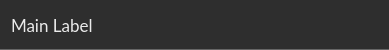
<?xml version="1.0" encoding="UTF-8"?>
<ui version="4.0">
 <class>DatasetMainEntry</class>
 <widget class="QWidget" name="DatasetMainEntry">
  <property name="geometry">
   <rect>
    <x>0</x>
    <y>0</y>
    <width>389</width>
    <height>50</height>
   </rect>
  </property>
  <property name="minimumSize">
   <size>
    <width>0</width>
    <height>50</height>
   </size>
  </property>
  <property name="maximumSize">
   <size>
    <width>16777215</width>
    <height>50</height>
   </size>
  </property>
  <property name="cursor">
   <cursorShape>PointingHandCursor</cursorShape>
  </property>
  <property name="windowTitle">
   <string>Form</string>
  </property>
  <property name="styleSheet">
   <string notr="true">QWidget {
	background-color: #2e2e2e;
	border-bottom: 1px solid #666666;
	border-radius: 0px;
}

QWidget:hover {
	background-color: #131313;
}</string>
  </property>
  <layout class="QHBoxLayout" name="horizontalLayout">
   <property name="spacing">
    <number>15</number>
   </property>
   <item>
    <widget class="QLabel" name="label_name">
     <property name="font">
      <font>
       <family>Lato</family>
       <pointsize>13</pointsize>
       <fontweight>Light</fontweight>
      </font>
     </property>
     <property name="cursor">
      <cursorShape>PointingHandCursor</cursorShape>
     </property>
     <property name="styleSheet">
      <string notr="true">border: None;
color: #ebebeb;
background-color: transparent;</string>
     </property>
     <property name="text">
      <string>Main Label</string>
     </property>
    </widget>
   </item>
   <item>
    <widget class="QPushButton" name="button_open_close">
     <property name="enabled">
      <bool>true</bool>
     </property>
     <property name="maximumSize">
      <size>
       <width>30</width>
       <height>16777215</height>
      </size>
     </property>
     <property name="cursor">
      <cursorShape>PointingHandCursor</cursorShape>
     </property>
     <property name="mouseTracking">
      <bool>true</bool>
     </property>
     <property name="focusPolicy">
      <enum>Qt::FocusPolicy::StrongFocus</enum>
     </property>
     <property name="styleSheet">
      <string notr="true">QPushButton {
    background-color: transparent;
    border: none;
	background-image: url(&quot;ui/_pics/icons/classifier_grey.png&quot;);
}</string>
     </property>
     <property name="text">
      <string/>
     </property>
     <property name="icon">
      <iconset>
       <normaloff>ui/_pics/icons/chevron_right_white.png</normaloff>ui/_pics/icons/chevron_right_white.png</iconset>
     </property>
     <property name="iconSize">
      <size>
       <width>30</width>
       <height>30</height>
      </size>
     </property>
     <property name="checkable">
      <bool>false</bool>
     </property>
    </widget>
   </item>
  </layout>
 </widget>
 <resources/>
 <connections/>
</ui>
